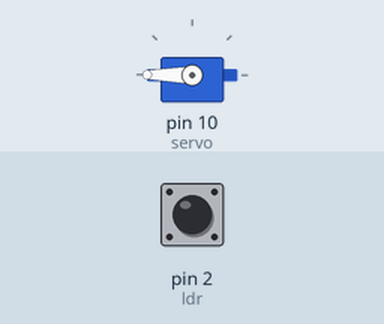
Recording of a sketch running on a simulated Arduino Uno, built with avr-gcc and run on an emulated ATmega328P. Shown: servo. The test bench sets the inputs (shaded band); at power-on: pin 2 (ldr) HIGH.

Above: at 0.4 s.
Timing chart, 0 to 1.9 s (numbered marks = the images above):
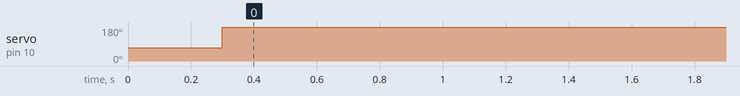

The sketch:

Exemplo6_Servo_LDR.ino
```cpp
//Programa para controlar o servo com LDR
#include <Servo.h>
Servo myservo;
int servo = 10;
int ldr = 2;
int val;
void setup(){
  pinMode(servo,OUTPUT);
  pinMode(ldr,INPUT);
  myservo.attach(servo,880,2300) ; //Inicia com o servo parado
  myservo.write(70);
  delay(300);
}
void loop() {
  val = digitalRead(ldr); //verifica o ldr e guarda seu status
  if (val == LOW ) {
    myservo.attach(servo,880,2300) ; //Pára o servo
    myservo.write(70);
    delay(3000);
  }
//Passos:
  if (val == HIGH ) {
    myservo.attach(servo,880,2300) ; // aciona o servo
    myservo.write(180) ;
    delay(300);
  }
}
```

Measured:
- by itself, servo on pin 10 (servo): 70° → 180° at 0.30 s
